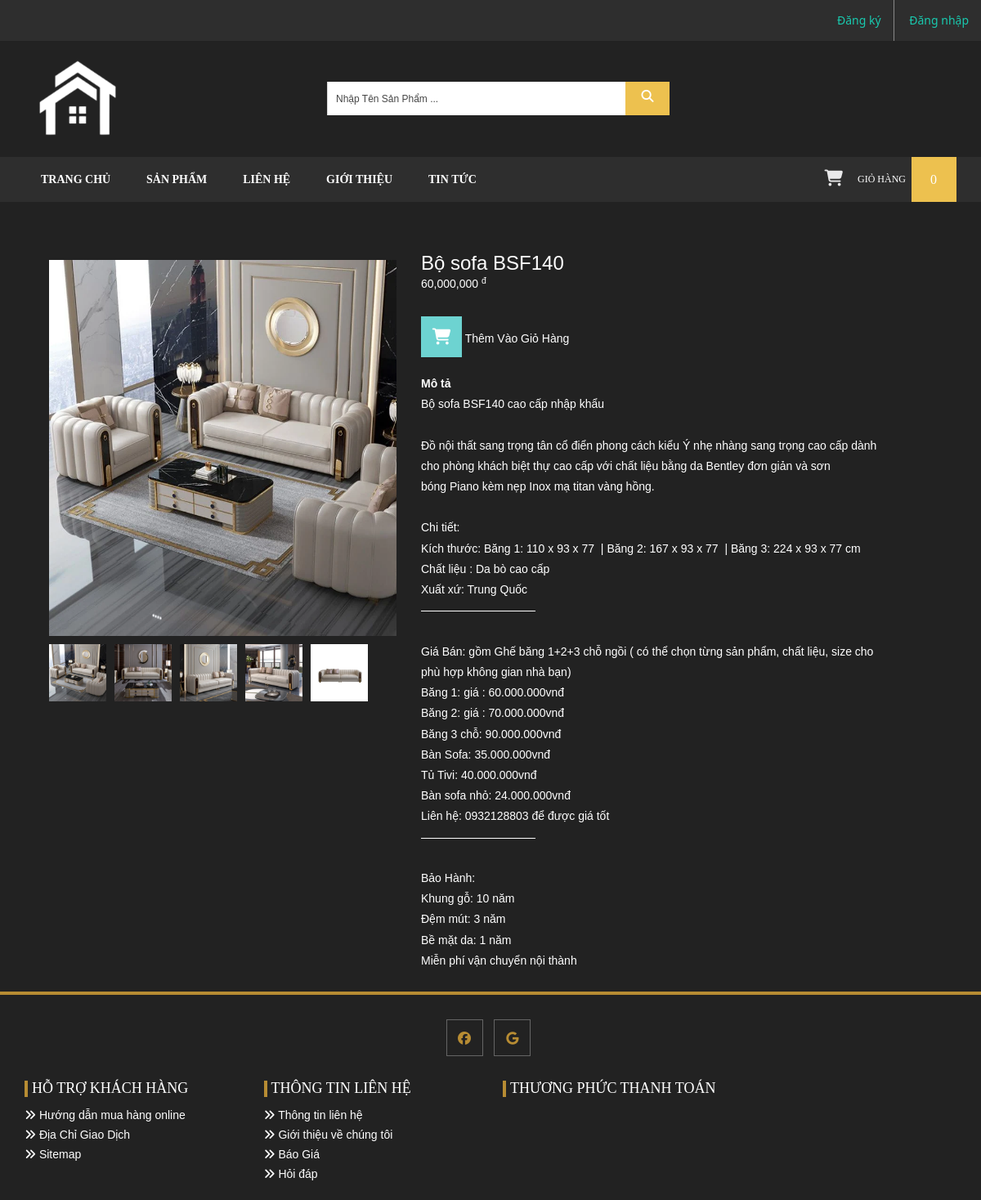
/chitietsp.php?id=106, run on the app's committed database.
### tables this page shows
CREATE TABLE `pro_img` (
  `id` int(11) NOT NULL,
  `link` varchar(200) DEFAULT NULL,
  `pro_id` int(11) DEFAULT NULL
);

CREATE TABLE `product` (
  `id` int(11) NOT NULL,
  `category_id` int(11) DEFAULT NULL,
  `name` varchar(200) DEFAULT NULL,
  `image` varchar(200) DEFAULT NULL,
  `content` text DEFAULT NULL,
  `price` float DEFAULT 0,
  `sale_price` float DEFAULT 0,
  `created` datetime DEFAULT current_timestamp(),
  `status` tinyint(1) DEFAULT 1
);

### chitietsp.php (the view, shortened to what this page needs)
<?php include 'header.php'; ?>
<?php include 'sql/connect.php'; ?>
<?php
    $id = $_GET['id'];
    $p = mysqli_query($conn,"SELECT * FROM product WHERE id = $id");
    $ctsp = mysqli_fetch_assoc($p);
    $anh = mysqli_query($conn,"SELECT * FROM pro_img WHERE pro_id = $id");
?>
<div id="tz-wp-content" class="col-lg-12 col-md-12 col-sm-12 col-xs-12">
    <div id="tz-shop-content" class="row">
        <div class="col-lg-5 col-md-5 col-sm-12 col-xs-12">
            <div id="slider" class="flexslider">
                <ul class="slides">
                    <?php foreach ($anh as $a) {
                        ?>
                    <li>
                        <img src="uploads/<?php echo $a['link']; ?>" alt=""/>
                    </li>
                    <?php } ?>
                </ul>
            </div>
            <div id="carousel">
                <ul class="slides">
                    <?php foreach ($anh as $anhcon) {
                    ?>
                        <li>
                        <img src="uploads/<?php echo $anhcon['link'];  ?>" />
                    </li>
                <?php } ?>
                </ul>
            </div>
        </div>
        <div class="col-lg-6 col-md-6 col-sm-12 col-xs-12">
            <div class="tzshop-summary">
                <h3><?php echo $ctsp['name']; ?></h3>
                <span class="tzproduct-single-price">
                <?php if ($ctsp['sale_price'] > 0) {
                echo number_format($ctsp ['sale_price']);
                }else{
                echo number_format($ctsp['Price']);
                } ?> <sup> đ</sup>
                </span>
                <span class="tz-shop-detail-meta">
                    <a class="tzshopping add-cart" href="xu-ly-gio-hang.php?id=<?php echo $ctsp['id'];?>&action=add">
                        <i class="fa fa-shopping-cart" onclick="alert('Thêm vào giỏ hàng thành công')"></i>
                    </a>
                        Thêm Vào Giỏ Hàng
                </span>
                <p>
                    <?php echo $ctsp['content']; ?>
                </p>
            </div>
        </div>
    </div>
</div>
<?php include'footer.php'; ?>

### css/style.css (style rules this page uses)
:root { --main-text-font: 'Bitter', serif;; }
*, html { margin: 0; padding: 0 }
body { font-family: "arial",serif; color:#ffffff; background-color: #222222; }
h1, h2, h3, h4, h5, h6 { font-weight: normal; margin: 0; color:#ffffff; font-family: 'Bitter', serif; }
a { color:#777; }
ul { margin: 0; padding: 0; list-style: none; }
a { text-decoration: none; }
img { border:none; max-width:100%; }
* { -webkit-border-radius: 0 !important; -moz-border-radius: 0 !important; border-radius: 0 !important; }
#tz-wp-content { margin-top: 20px; }
#tz-shop-content { margin-top: 40px; }
#tz-shop-content img { margin-left: 40px; }
#tz-shop-content img:last-child { margin-top: 10px; padding: 0 5px; }
.tzshop-summary h3 { padding: 0; margin: 0; color: #ffffff; font-family: 'Raleway', sans-serif; font-size: 24px; font-weight: 400; line-height: 28.8px; }
.tzshop-summary p { padding: 0; margin: 0; color: #ffffff; font-family: 'Raleway', sans-serif; font-size: 14px; font-weight: 400; line-height: 25.2px; }
.tz-shop-detail-meta { position: relative; display: block; margin-top: 30px; margin-bottom: 20px; }
.tz-shop-detail-meta a:first-child { margin: 0; }
.tz-shop-detail-meta a { width: 50px; height: 50px; display: inline-block; border-radius: 50%; -moz-border-radius: 50%; -webkit-border-radius: 50%; -ms-border-radius: 50%; -o-border-radius: 50%; text-align: center; margin-left: 7px; }
.tz-shop-detail-meta a i { font-size: 20px; line-height: 50px; color: #fff; }
.tzshopping { background: #6dd3d1; }

### data on the page
pro_img: link (picture)
pro_img: link (picture)
pro_img: link (picture)
pro_img: link (picture)
pro_img: link (picture)
product: name "Bộ sofa BSF140", sale_price "60,000,000", content "Mô tả Bộ sofa BSF140 cao cấp nhập khẩu Đồ nội thất sang trọng tân cổ điển phong cách kiểu Ý nhẹ nhàng sang trọng cao cấp dành cho phòng khách biệt thự cao cấp với chất liệu bằng da Bentley đơn giản và sơn bóng Piano kèm nẹp Inox mạ titan vàng hồng. Chi tiết: Kích thước: Băng 1: 110 x 93 x 77 | Băng 2: 167 x 93 x 77 | Băng 3: 224 x 93 x 77 cm Chất liệu : Da bò cao cấp Xuất xứ: Trung Quốc —————————— Giá Bán: gồm Ghế băng 1+2+3 chỗ ngồi ( có thể chọn từng sản phẩm, chất liệu, size cho phù hợp không gian nhà bạn) Băng 1: giá : 60.000.000vnđ Băng 2: giá : 70.000.000vnđ Băng 3 chỗ: 90.000.000vnđ Bàn Sofa: 35.000.000vnđ Tủ Tivi: 40.000.000vnđ Bàn sofa nhỏ: 24.000.000vnđ Liên hệ: 0932128803 để được…"

### other printed values
tong_so_luong() "0"
